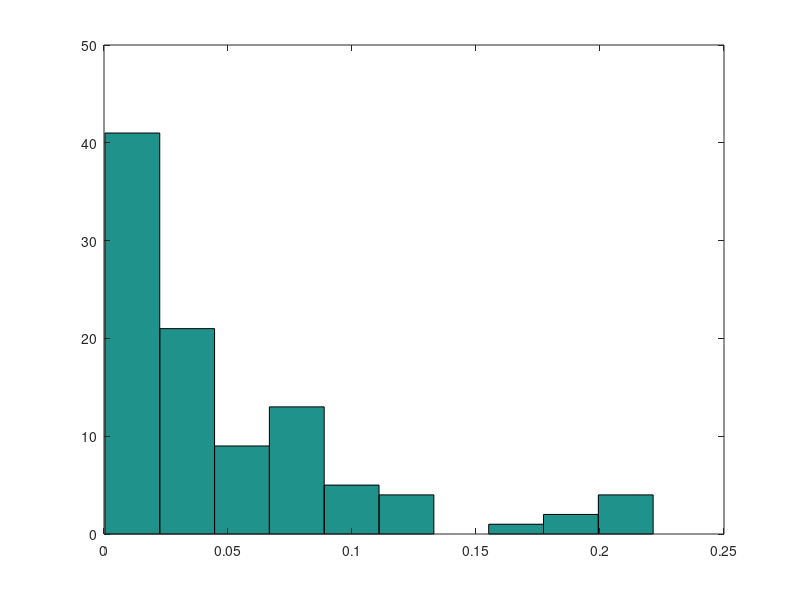

Source code (MATLAB):
y = [
0.010122261518670683
7.311442651687372E-4
0.009959576965639982
0.00980028261162147
0.01414238654433042
0.020802688623019705
0.020813547967211576
0.0188519026490912
0.019478656408189465
0.006572106022650459
0.012482125426041435
0.0038074397803704585
0.019377339525860293
0.01760545926949142
0.013011008878098806
6.762088348697404E-4
0.0026856859678598966
0.009435545758670116
0.004302017708210926
0.010404994705879744
0.004811088788210682
0.01354672366643861
0.01630033962984001
0.0214131649122713
0.014116642530590084
0.020536798145959878
0.006193567110470255
0.00809261739473044
0.004509188928539132
0.007422396066710135
0.02103260222646952
0.005760285353570538
3.6907649510098395E-4
0.02074340392559826
0.019752006044761572
0.0021803464163401287
0.0015659545011796894
0.0069507013391501005
0.01672547492958998
0.0034211794029594955
0.02381004316160862
0.028971103605980986
0.025365182635381345
0.025131538834008538
0.022584858555909193
0.03084625526097895
0.02362881217555035
0.03305801332945002
0.03902201546232931
0.02702268881504999
0.03374513128076906
0.022455709510989408
0.03437060253668989
0.04344260789621934
0.038161856442920694
0.03585729108061919
0.031614052422201055
0.03446330257614072
0.04311441975912089
0.02854171028677044
0.032741662345840084
0.03254057205363914
0.06220618426211999
0.05849431595448884
0.058997177508759435
0.048431316182369955
0.06428902890549004
0.057929263985361246
0.06506872849482015
0.0539105732967986
0.049265170283518955
0.0705228912162088
0.06673978807855896
0.07707427940787959
0.08481420174365972
0.07410641659263995
0.08219207080749058
0.07732464420868901
0.0737941715986512
0.08537560499007846
0.08254796963273847
0.08243716208211005
0.06918034252804972
0.08850700990715055
0.10898306286238935
0.09277455759179887
0.10513806052337138
0.1098138541153606
0.09931967318432022
0.12996775487135892
0.13248727834766072
0.1299892093861903
0.12556435628509988
0.16677052833156125
0.1870215425023396
0.18082497640997097
0.21043951968781016
0.20267157264396118
0.21756323278104972
0.22143299625055946
];

printf("mediana:")
median(y)
printf("desvio standard: ")
std(y)
printf("varianza: ")
var(y)
printf("media: ")
mean(y)

hist(y, 10, max(size(y)))